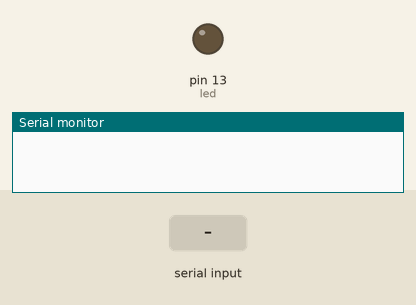
The sketch below on a simulated Arduino Leonardo, built with avr-gcc and run on an emulated ATmega32U4. Shown: output pins drawn as LEDs (lit = HIGH), the last lines printed to the serial monitor. The inputs (shaded band) are chosen by the test bench.

Above: at 7.9 s.
8.0 s: "startup\n" received over the second serial link
At 10.9 s:
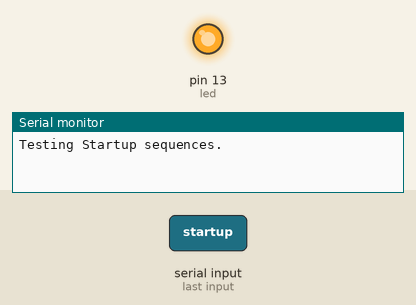
11.0 s: "open\n" received over the second serial link
12.9 s: "close\n" received over the second serial link
At 13.8 s:
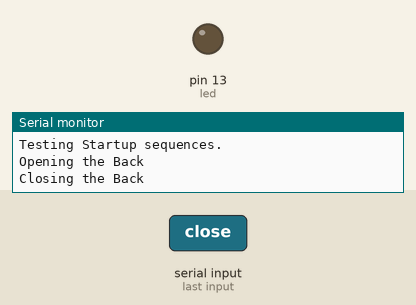
Timing chart, 0 to 15.9 s (numbered marks = the images above; inputs shaded):
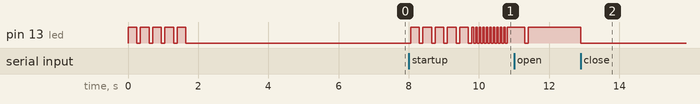

Measured:
- after the input at 8.0 s, pin 13 (led): goes 5 × (HIGH 0.25 s, LOW 0.10 s), 10 × (HIGH 0.05 s, LOW 0.05 s), then HIGH, starting after 0.05 s
- after the input at 12.9 s, pin 13 (led): HIGH → LOW at once

The sketch:

SuitArduino.ino
```cpp
/* Listen's to SoftwareSerial for specific command strings
and blinks a led differently depending on what command was sent.

Code mostly extracted from this web page.
http://stackoverflow.com/questions/5697047/convert-serial-read-into-a-useable-string-using-arduino
*/

char inData[20]; // Allocate some space for the string
char inChar=-1; // Where to store the character read
byte index = 0; // Index into array; where to store the character
int led = 13;

#include <SoftwareSerial.h>
// software serial #1: TX = digital pin 10, RX = digital pin 11
SoftwareSerial portOne(10,11);

void setup()
{
  // initialize the digital pin as an output.
  pinMode(led, OUTPUT);
  blinkLed(5, 250, 100, led);

  // Large delay seems to be required to allow the ESP time to boot before
  // the arduino starts listening over serial.
  delay(5000);
 // Open serial communications and wait for port to open:
 // Serial is being used for debugging it is not needed for ESP communication
 // though you could probably use hardware serial for communication.
  Serial.begin(9600);
  /*while (!Serial) {
    ; // wait for serial port to connect. Needed for Leonardo only
  }*/

  // Start each software serial port
  portOne.begin(9600);
}

void loop()
{
  // Contrived example of how to read the data from software serial
  // and trigger something on the arduino.
   if (readData()) {
     if (!strcmp(inData, "open")) {
       Serial.println("Opening the Back");
       digitalWrite(led, HIGH);
     } else if (strcmp(inData, "close") == 0) {
       Serial.println("Closing the Back");
       digitalWrite(led, LOW);
     } else if (strcmp(inData, "startup") == 0) {
       Serial.println("Testing Startup sequences.");
       blinkLed(5, 250, 100, led);
       blinkLed(10, 50, 50, led);
       blinkLed(1, 500, 0, led);
     } else if (strcmp(inData, "stepAway") == 0) {
       Serial.println("Step Away from the suit.");
       blinkLed(20, 100, 100, led);
     } else if (strcmp(inData, "unibeam") == 0) {
       Serial.println("Firing Unibeam.");
       blinkLed(20, 25, 25, led);
     } else {
       Serial.print("Unknown:");
       Serial.print(inData);
       Serial.println(":");
     }
   }
   delay(100);
}

void blinkLed(int times, int onTime, int offTime, int ledPin) {
   for (int i=0; i < times; i++) {
     digitalWrite(ledPin, HIGH);
     delay(onTime);
     digitalWrite(ledPin, LOW);
     delay(offTime);
   }
}

bool readData() {
    // By default, the last intialized port is listening.
    // when you want to listen on a port, explicitly select it:
    portOne.listen();
    bool hasData = portOne.available() > 1;
    for (int i=0;i<19;i++) {
        inData[i]=0;
    }
    while (portOne.available() > 0) // Don't read unless
                                   // there you know there is data
    {
        if(index < 19) // One less than the size of the array
        {
          inChar = portOne.read(); // Read a character
          if ((inChar == '\n') || (inChar == '\r')) {
            index = 0;
            return hasData;
          }
          inData[index] = inChar; // Store it
          index++; // Increment where to write next
          inData[index] = '\0'; // Null terminate the string
        }
    }
    //inData = inData.trim();
    index = 0;
    return hasData;
}
```
